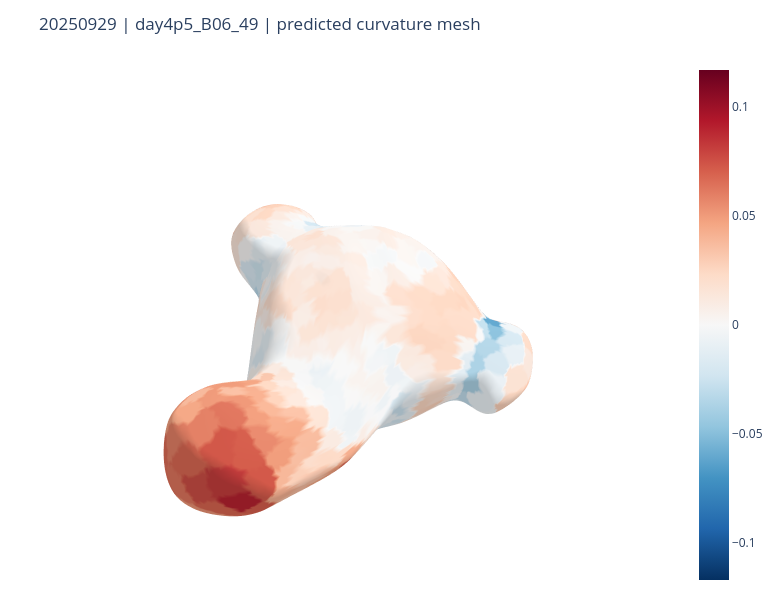

Notebook source saved alongside this figure:
### Markdown cell above
**Final Curvature Prediction Mesh**

### Code cell
from organograph.plotting.meshes import plot_organoid_mesh

from src.inference.predict import predict_targets
from src.plotting.mesh_plots import project_node_quantities_to_mesh

mesh_y_true_all, mesh_y_pred_all, _ = predict_targets(
    [exemplar_graph],
    model,
    device=device,
    batch_size=1,
    num_workers=0,
    target_transform=target_transform,
)
mesh_y_true = select_target_column(mesh_y_true_all, TARGET_INDEX_FOR_ANALYSIS)
mesh_y_pred = select_target_column(mesh_y_pred_all, TARGET_INDEX_FOR_ANALYSIS)

mesh_prediction_projection = project_node_quantities_to_mesh(
    exemplar_graph,
    node_true=mesh_y_true,
    node_pred=mesh_y_pred,
    meta_lookup=val_meta_lookup,
)
mesh_prediction_values = np.asarray(mesh_prediction_projection["mesh_pred"], dtype=float)
finite_mesh_prediction = mesh_prediction_values[np.isfinite(mesh_prediction_values)]
mesh_prediction_limit = float(np.nanmax(np.abs(finite_mesh_prediction))) if finite_mesh_prediction.size else 1.0
if not np.isfinite(mesh_prediction_limit) or mesh_prediction_limit <= 0:
    mesh_prediction_limit = 1.0

mesh_prediction_figure = plot_organoid_mesh(
    mesh_prediction_projection["mesh"],
    vertex_values=mesh_prediction_values,
    backend="plotly",
    colorscale="RdBu_r",
    center_at_zero=True,
    vmin=-mesh_prediction_limit,
    vmax=mesh_prediction_limit,
    show_colorbar=True,
    fig_size=(GRAPH_WIDTH, GRAPH_HEIGHT),
)
mesh_prediction_figure.update_layout(
    title=f"{EXEMPLAR_KEY[0]} | {EXEMPLAR_KEY[1]} | predicted curvature mesh",
    width=GRAPH_WIDTH,
    height=GRAPH_HEIGHT,
    margin=dict(l=10, r=10, t=60, b=10),
    scene_camera=GRAPH_CAMERA,
    scene=dict(
        xaxis=dict(visible=False),
        yaxis=dict(visible=False),
        zaxis=dict(visible=False),
        bgcolor="rgba(0,0,0,0)",
        aspectmode="data",
    ),
)
save_plotly_figure(mesh_prediction_figure, "exemplar_mesh_by_predicted_curvature")
mesh_prediction_figure.show()

mesh_prediction_df = pd.DataFrame({
    "vertex_index": np.arange(len(mesh_prediction_values), dtype=np.int64),
    "cell_index": np.asarray(mesh_prediction_projection["vertex_owner"], dtype=np.int64),
    "true_curvature": np.asarray(mesh_prediction_projection["mesh_true"], dtype=float),
    "predicted_curvature": mesh_prediction_values,
})
mesh_prediction_df.to_csv(TABLES_DIR / "exemplar_mesh_prediction_vertices.csv", index=False)
np.savez_compressed(
    ARRAYS_DIR / "exemplar_mesh_prediction_fields.npz",
    true_curvature=np.asarray(mesh_prediction_projection["mesh_true"], dtype=np.float32),
    predicted_curvature=mesh_prediction_values.astype(np.float32),
    vertex_owner=np.asarray(mesh_prediction_projection["vertex_owner"], dtype=np.int64),
    mesh_path=str(mesh_prediction_projection["mesh_path"]),
    curvature_limit=np.float32(mesh_prediction_limit),
)

### Figure 1 — Plotly figure (JSON) as saved in the notebook; plotly's stock layout.template omitted (floating-point values rounded to 4 significant figures; data arrays with more than 128 entries replaced by an {"elided": "..."} marker saying what was removed)
{"data": [{"cmax": 0.117, "cmid": 0, "cmin": -0.117, "colorscale": [[0, "rgb(5,48,97)"], [0.1, "rgb(33,102,172)"], [0.2, "rgb(67,147,195)"], [0.3, "rgb(146,197,222)"], [0.4, "rgb(209,229,240)"], [0.5, "rgb(247,247,247)"], [0.6, "rgb(253,219,199)"], [0.7, "rgb(244,165,130)"], [0.8, "rgb(214,96,77)"], [0.9, "rgb(178,24,43)"], [1, "rgb(103,0,31)"]], "i": {"elided": "35998 int values"}, "intensity": {"elided": "18001 float values"}, "j": {"elided": "35998 int values"}, "k": {"elided": "35998 int values"}, "opacity": 1, "showscale": true, "type": "mesh3d", "x": {"elided": "18001 float values"}, "y": {"elided": "18001 float values"}, "z": {"elided": "18001 float values"}}], "layout": {"height": 600, "margin": {"b": 10, "l": 10, "r": 10, "t": 60}, "scene": {"aspectmode": "data", "bgcolor": "rgba(0,0,0,0)", "camera": {"eye": {"x": -0.366, "y": -1.366, "z": 1.5}}, "xaxis": {"visible": false}, "yaxis": {"visible": false}, "zaxis": {"visible": false}}, "title": {"text": "20250929 | day4p5_B06_49 | predicted curvature mesh"}, "width": 780}}
